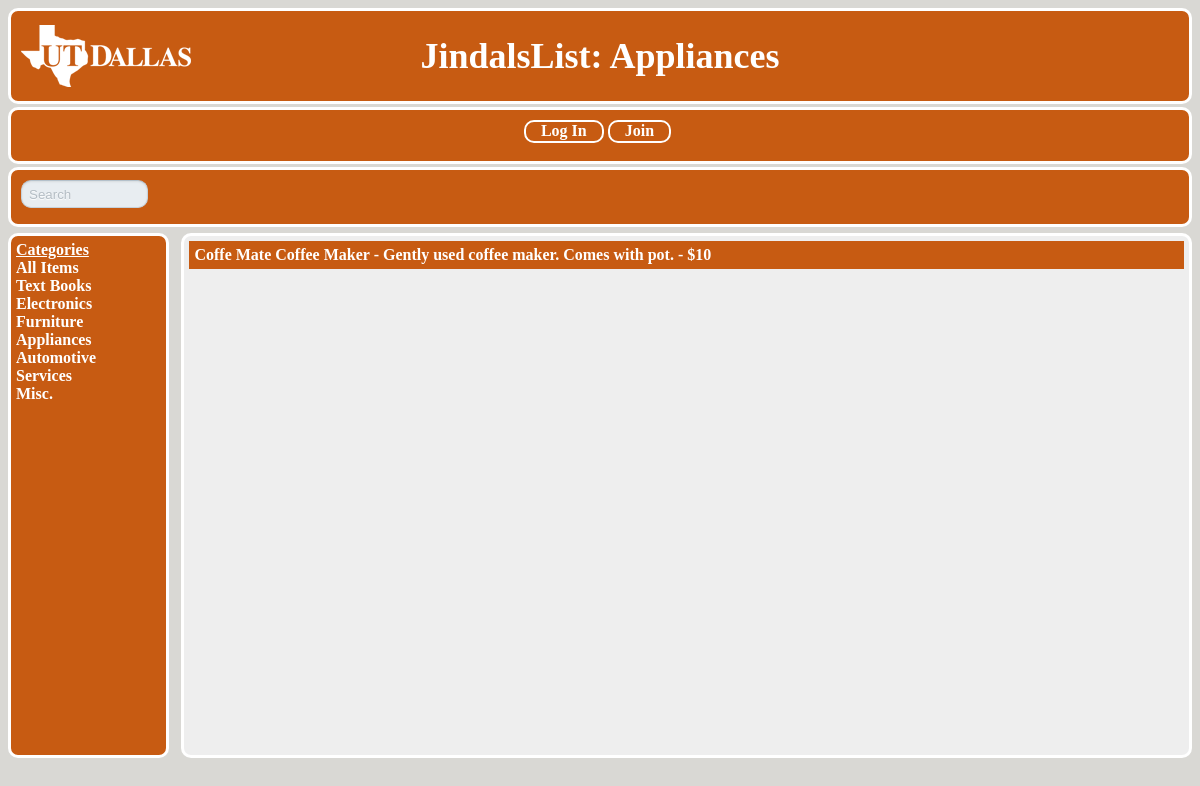
/Appliances.php, run on the app's committed database.
### tables this page shows
CREATE TABLE IF NOT EXISTS `items` (
  `item_id` int(5) NOT NULL AUTO_INCREMENT,
  `item_name` text NOT NULL,
  `item_desc` varchar(50) NOT NULL,
  `item_type` text NOT NULL,
  `item_price` varchar(11) NOT NULL,
  `user_id` int(5) NOT NULL,
  PRIMARY KEY (`item_id`)
);

### Appliances.php (the view, shortened to what this page needs)
<html>
<head>
<link rel = "stylesheet" type = "text/css"
href = "main.css">
</head>
<body>
<div id="container">
<div id="header">
<h1>
<a href="Index.php">JindalsList: Appliances</a>
</h1>
</div>
<div id="navigation">
 <nav>
         <ul><center>
            <?php
            if(isset($_SESSION['user_name']))
            {
            print("<li><a href="."myitems.php".">My Items</a></li>");
            print("<li><a href="."newitem.html".">Post New Item</a></li>");
            print("<li><a href="."logout.php".">Log Out</a></li>");
            }
            else
            {
            print("<li><a href="."login.php".">Log In</a></li>");
            print("<li><a href="."newuser.html".">Join</a></li>");
            }
            ?>
         </ul>
      </nav>
</div>
<div id="searchbar">
<form id="searchForm" method="get" action="keyword.php">
<div class="input">
<input type="text" name="search" id="s" value="Search" autocomplete=off>
</div>
</form>
</div>
<div id="categories">
<b><u>Categories</u></b><br/>
<a href="Index.php">All Items</a><br/>
<a href="Textbooks.php">Text Books</a><br/>
<a href="Electronics.php">Electronics</a><br/>
<a href="Furniture.php">Furniture</a><br/>
<a href="Appliances.php">Appliances</a><br/>
<a href="Automotive.php">Automotive</a><br/>
<a href="Services.php">Services</a><br/>
<a href="Misc.php">Misc.</a><br/>
</div>
<div id="content">
 <?php
         $queryitem = "SELECT items.item_type, items.item_name, items.item_desc, items.item_price, user.user_email FROM user, items WHERE user.user_id = items.user_id AND items.item_type = 'appliances' ORDER BY items.item_name";
         $database = mysql_connect("localhost", "root", "");
         $itemresult = mysql_query($queryitem, $database);
      ?>
      <table>
      <?php
         while ($row = mysql_fetch_array($itemresult))
         {
            print("<tr>");
            print("<td><a href=mailto:".$row['user_email']."?Subject=JindalsList:%20".$row['item_type']."%20for%20sale>".$row['item_name']." - ".$row['item_desc']." - ".$row['item_price']."</a></td>");
            print("</tr>");
         }
      ?>
      </table>
</div>
</div>
</body>
</html>

### main.css (style rules this page uses)
body { background-color:#D9D8D4; font-family: serif; }
h1 { text-align:center; }
#container { width:100%; height:100%; }
#header { font-size:18px; background-color:#C75B12; background-image:url('utd-header-logo.png'); background-repeat:no-repeat; background-position:10px; border-style:solid; border-color:white; margin:3px auto; color:white; border-radius:10px; }
#navigation { background-color:#C75B12; border-style:solid; border-color:white; padding:12px 5px 0px 0px; margin:3px auto; height:5%; position: relative; border-radius:10px; }
#searchbar { background-color:#C75B12; border-style:solid; border-color:white; height:5%; padding:10px 10px 4px 10px; margin:3px auto; text-align:center; position: relative; border-radius:10px; }
#categories { font-size:16px; background-color:#C75B12; height:65%; width:11%; margin:3px auto; color:white; border-style:solid; text-align:left; border-color:white; padding:5px 20px 5px 5px; float:left; position: relative; border-radius:10px; }
#content { background-color:#EEEEEE; height:65%; width:84%; border-style:solid; border-color:white; margin:3px auto; padding:5px 5px 5px 5px; float:right; position: relative; border-radius:10px; }
table { background-color: #F0F0F0; border-collapse: collapse; border: 2px solid C75B12; width:100%; }
td { padding: 5px; }
tr:nth-child(odd) { background-color: #C75B12; }
tr { background-color: #C98A5F; }
nav { font-weight: bold; color:white; text-align: center; }
nav ul { display: inline; margin:0; padding:0; padding-top:0px; padding-bottom:0px; }
nav ul li { border: 2px solid white; font-size:16px; background-color:#C75B12; color: black; margin:2px; padding:15px; padding-top:0px; padding-bottom:2px; display:inline; border-radius:10px; }
a { font-weight: bold; text-decoration: none; color:white; }
#searchForm { width:99%; position:relative; display:block; }
div.input { width:10%; position: relative; padding:5px 5px 5px 5px; border-radius:10px; border:1px solid #c6d2db; border-top:1px solid #b4c1cb; box-shadow:inset 0 1px 2px rgba(0,0,0,0.08); float:left; background:#e8edf1; }
input#s { width:100%; height:100%; border:0; border-radius:10px; background:transparent; height:16px; color:#b4bdc4; text-shadow:0 1px 1px #fff; }

### data on the page
items: item_name "Coffe Mate Coffee Maker", item_desc "Gently used coffee maker. Comes with pot.", item_price "$10"
